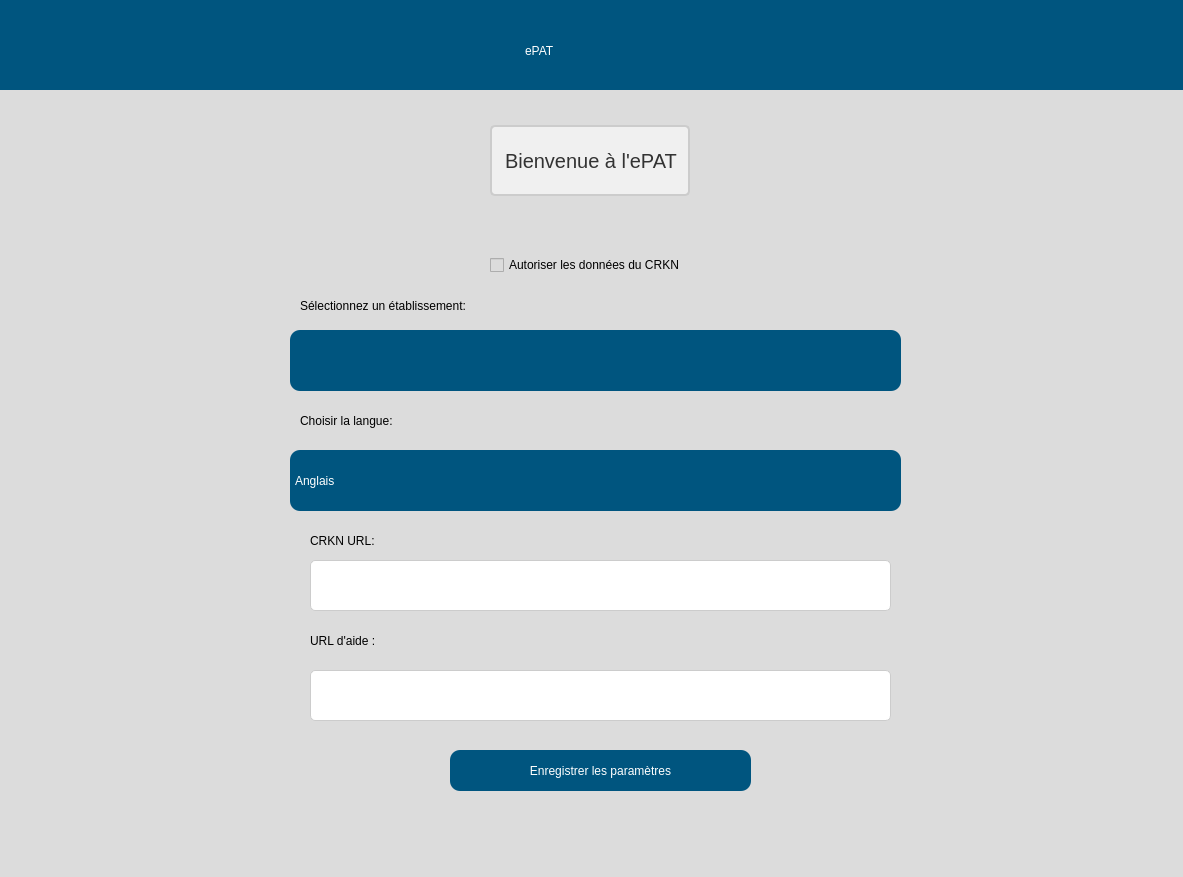
<?xml version="1.0" encoding="UTF-8"?>
<ui version="4.0">
 <class>Dialog</class>
 <widget class="QDialog" name="Dialog">
  <property name="geometry">
   <rect>
    <x>0</x>
    <y>0</y>
    <width>1183</width>
    <height>877</height>
   </rect>
  </property>
  <property name="windowTitle">
   <string>Dialogue</string>
  </property>
  <widget class="QWidget" name="widget" native="true">
   <property name="geometry">
    <rect>
     <x>-10</x>
     <y>0</y>
     <width>1200</width>
     <height>900</height>
    </rect>
   </property>
   <property name="styleSheet">
    <string >background-color: rgb(220, 220, 220);color:black;</string>
   </property>
   <widget class="QWidget" name="widget_2" native="true">
    <property name="geometry">
     <rect>
      <x>10</x>
      <y>0</y>
      <width>1200</width>
      <height>90</height>
     </rect>
    </property>
    <property name="styleSheet">
     <string >background-color: rgb(0, 85, 127);</string>
    </property>
    <widget class="QLabel" name="label">
     <property name="geometry">
      <rect>
       <x>525</x>
       <y>20</y>
       <width>150</width>
       <height>61</height>
      </rect>
     </property>
     <property name="styleSheet">
      <string >font: 75 36pt &quot;Arial&quot;;
color: white;
text-align: center;
</string>
     </property>
     <property name="text">
      <string>ePAT</string>
     </property>
    </widget>
   </widget>
   <widget class="QLabel" name="UniversityLabel_5">
    <property name="geometry">
     <rect>
      <x>310</x>
      <y>230</y>
      <width>281</width>
      <height>151</height>
     </rect>
    </property>
    <property name="styleSheet">
     <string >font: 75 14pt &quot;Arial&quot;;
color: black;</string>
    </property>
    <property name="text">
     <string>Sélectionnez un établissement:</string>
    </property>
   </widget>
   <widget class="QLabel" name="label_2">
    <property name="geometry">
     <rect>
      <x>500</x>
      <y>125</y>
      <width>200</width>
      <height>71</height>
     </rect>
    </property>
    <property name="styleSheet">
     <string >QLabel {
        font-size: 15pt;
        color: #333333; /* Text color */
        background-color: #f0f0f0; /* Background color */
        border: 2px solid #cccccc; /* Border */
        padding: 8px; /* Padding */
        border-radius: 5px; /* Rounded corners */
    }</string>
    </property>
    <property name="text">
     <string>Bienvenue à l'ePAT</string>
    </property>
   </widget>
   <widget class="QComboBox" name="institutionSelection">
    <property name="geometry">
     <rect>
      <x>300</x>
      <y>330</y>
      <width>611</width>
      <height>61</height>
     </rect>
    </property>
    <property name="styleSheet">
     <string >/* Styling for the QComboBox */
QComboBox {
    font: 75 16pt &quot;Arial&quot;;
    background-color: rgb(0, 85, 127);
    border-radius: 10px;
    color: white;
}

/* Styling for the QComboBox when hovered */
QComboBox:hover {
    background-color: rgb(0, 75, 117); /* Slightly darker color when hovered */
}

/* Styling for the QComboBox when the dropdown is activated */
QComboBox::drop-down {
    subcontrol-origin: padding;
    subcontrol-position: right center;
    width: 15px;
    border-left-width: 0px;
    border-left-color: darkgray;
    border-left-style: solid; /* just a single line */
    border-top-right-radius: 10px; /* same radius as the QComboBox */
    border-bottom-right-radius: 10px; /* same radius as the QComboBox */
}

/* Styling for the QComboBox when the dropdown button is pressed */
QComboBox::down-arrow {
                image: url(resources/dropdown_icon.png);
                width: 21px;
                height: 15px;
                padding-right: 15px;
            }</string>
    </property>
   </widget>
   <widget class="QLabel" name="UniversityLabel_7">
    <property name="geometry">
     <rect>
      <x>310</x>
      <y>400</y>
      <width>151</width>
      <height>41</height>
     </rect>
    </property>
    <property name="styleSheet">
     <string >font: 75 14pt &quot;Arial&quot;;
color: black;</string>
    </property>
    <property name="text">
     <string>Choisir la langue:</string>
    </property>
   </widget>
   <widget class="QComboBox" name="languageSetting">
    <property name="geometry">
     <rect>
      <x>300</x>
      <y>450</y>
      <width>611</width>
      <height>61</height>
     </rect>
    </property>
    <property name="styleSheet">
     <string >/* Styling for the QComboBox */
QComboBox {
    font: 75 16pt &quot;Arial&quot;;
    background-color: rgb(0, 85, 127);
    border-radius: 10px;
    color: white;
}

/* Styling for the QComboBox when hovered */
QComboBox:hover {
    background-color: rgb(0, 75, 117); /* Slightly darker color when hovered */
}

/* Styling for the QComboBox when the dropdown is activated */
QComboBox::drop-down {
    subcontrol-origin: padding;
    subcontrol-position: right center;
    width: 15px;
    border-left-width: 0px;
    border-left-color: darkgray;
    border-left-style: solid; /* just a single line */
    border-top-right-radius: 10px; /* same radius as the QComboBox */
    border-bottom-right-radius: 10px; /* same radius as the QComboBox */
}

/* Styling for the QComboBox when the dropdown button is pressed */
QComboBox::down-arrow {
                image: url(resources/dropdown_icon.png);
                width: 21px;
                height: 15px;
                padding-right: 15px;
            }</string>
    </property>
    <item>
     <property name="text">
      <string>Anglais</string>
     </property>
    </item>
    <item>
     <property name="text">
      <string>Français</string>
     </property>
    </item>
   </widget>
   <widget class="QLabel" name="UniversityLabel_8">
    <property name="geometry">
     <rect>
      <x>320</x>
      <y>520</y>
      <width>151</width>
      <height>41</height>
     </rect>
    </property>
    <property name="styleSheet">
     <string >font: 75 14pt &quot;Arial&quot;;
color: black;</string>
    </property>
    <property name="text">
     <string>CRKN URL:</string>
    </property>
   </widget>
   <widget class="QLineEdit" name="helpURL">
    <property name="geometry">
     <rect>
      <x>320</x>
      <y>670</y>
      <width>581</width>
      <height>51</height>
     </rect>
    </property>
    <property name="styleSheet">
     <string >/* Styling for QLineEdit */
QLineEdit {
    font-family: Arial, sans-serif;
    font-size: 14px;
    color: #333; /* Text color */
    background-color: #fff; /* Background color */
    border: 1px solid #ccc; /* Border color */
    border-radius: 5px; /* Border radius */
    padding: 8px; /* Padding inside the QLineEdit */
}

/* Styling for QLineEdit when it's focused */
QLineEdit:focus {
    border: 1px solid #4d90fe; /* Focused border color */
    outline: none; /* Remove default focus outline */
}

/* Styling for QLineEdit when hovered */
QLineEdit:hover {
    border: 1px solid #999; /* Border color on hover */
}</string>
    </property>
   </widget>
   <widget class="QLabel" name="helpURLlabel">
    <property name="geometry">
     <rect>
      <x>320</x>
      <y>620</y>
      <width>151</width>
      <height>41</height>
     </rect>
    </property>
    <property name="styleSheet">
     <string >font: 75 14pt &quot;Arial&quot;;
color: black;</string>
    </property>
    <property name="text">
     <string>URL d'aide :</string>
    </property>
   </widget>
   <widget class="QPushButton" name="saveSettings">
    <property name="geometry">
     <rect>
      <x>460</x>
      <y>750</y>
      <width>301</width>
      <height>41</height>
     </rect>
    </property>
    <property name="styleSheet">
     <string >
            QPushButton {
                font: 75 16pt &quot;Arial&quot;;
                background-color: rgb(0, 85, 127);
                border-radius: 10px;
                color: white;
            }

            QPushButton:hover {
                background-color: rgb(0, 75, 117); /* Slightly darker color when hovered */
            }

            QPushButton:pressed {
                background-color: rgb(0, 65, 107); /* Even darker color when clicked */
            }
            QPushButton:disabled {
                background-color: rgb(180, 180, 180); /* Grey color for disabled state */
                color: rgb(120, 120, 120); /* Darker text color for disabled state */
            }
        </string>
    </property>
    <property name="text">
     <string>Enregistrer les paramètres</string>
    </property>
   </widget>
   <widget class="QLineEdit" name="crknURL">
    <property name="geometry">
     <rect>
      <x>320</x>
      <y>560</y>
      <width>581</width>
      <height>51</height>
     </rect>
    </property>
    <property name="styleSheet">
     <string >/* Styling for QLineEdit */
QLineEdit {
    font-family: Arial, sans-serif;
    font-size: 14px;
    color: #333; /* Text color */
    background-color: #fff; /* Background color */
    border: 1px solid #ccc; /* Border color */
    border-radius: 5px; /* Border radius */
    padding: 8px; /* Padding inside the QLineEdit */
}

/* Styling for QLineEdit when it's focused */
QLineEdit:focus {
    border: 1px solid #4d90fe; /* Focused border color */
    outline: none; /* Remove default focus outline */
}

/* Styling for QLineEdit when hovered */
QLineEdit:hover {
    border: 1px solid #999; /* Border color on hover */
}</string>
    </property>
   </widget>
   <widget class="QCheckBox" name="allowCRKNData">
    <property name="geometry">
     <rect>
      <x>500</x>
      <y>250</y>
      <width>200</width>
      <height>30</height>
     </rect>
    </property>
    <property name="styleSheet">
     <string >font: 75 14pt &quot;Arial&quot;;color:black;</string>
    </property>
    <property name="text">
     <string>Autoriser les données du CRKN</string>
    </property>
   </widget>
  </widget>
 </widget>
 <resources/>
 <connections/>
</ui>
